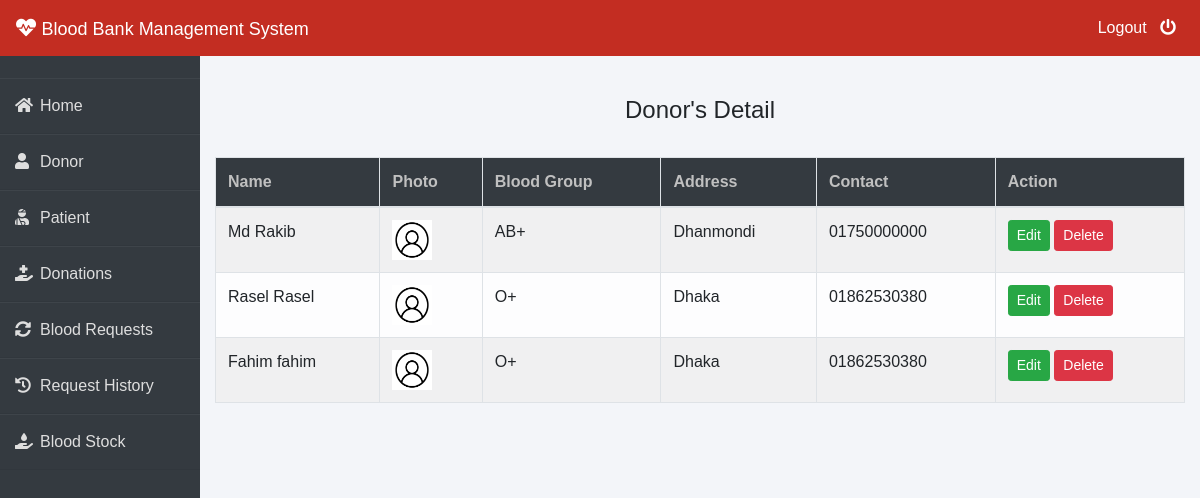
Page /admin-donor (signed in) on the committed database.
### donor/models.py (models this page shows, shortened)
class Donor(models.Model):
    user=models.OneToOneField(User,on_delete=models.CASCADE)
    profile_pic= models.ImageField(upload_to='profile_pic/Donor/',null=True,blank=True)
    bloodgroup=models.CharField(max_length=10)
    address = models.CharField(max_length=40)
    mobile = models.CharField(max_length=20,null=False)
    @property
    def get_name(self):
        return self.user.first_name+" "+self.user.last_name

### blood/views.py (the view)
# urls.py: path('admin-donor', views.admin_donor_view,name='admin-donor'),
@login_required(login_url='adminlogin')
def admin_donor_view(request):
    donors=dmodels.Donor.objects.all()
    return render(request,'blood/admin_donor.html',{'donors':donors})

### templates/blood/admin_donor.html
{% extends 'blood/adminbase.html' %}
{% block content %}
{% load widget_tweaks %}
{%load static%}
<br><br>
<div class="container">
    <H4 class="text-center">Donor's Detail</H4><br>
    <table class="table table-light table-hover table-bordered table-striped">
        <thead class="bg-dark">
            <tr>
                <th scope="col" style="color: rgb(192, 192, 192);">Name</th>
                <th scope="col" style="color: rgb(192, 192, 192);">Photo</th>
                <th scope="col" style="color: rgb(192, 192, 192);">Blood Group</th>
                <th scope="col" style="color: rgb(192, 192, 192);">Address</th>
                <th scope="col" style="color: rgb(192, 192, 192);">Contact</th>
                <th style="color: rgb(192, 192, 192);">Action</th>
            </tr>
        </thead>
        <tbody>
            {% for t in donors %}
            <tr>
                <td> {{t.get_name}}</td>
                <td> <img src="{% static t.profile_pic.url %}" alt="Profile Pic" height="40px" width="40px" /></td>
                <td>{{t.bloodgroup}}</td>
                <td>{{t.address}}</td>
                <td>{{t.mobile}}</td>
                <td>
                    <button class="btn btn-success btn-sm"><a  style="text-decoration: none;color: white;" href="{% url 'update-donor' t.id  %}">Edit</a> </button>
                    <button class="btn btn-danger btn-sm"><a  style="text-decoration: none;color: white;" href="{% url 'delete-donor' t.id  %}">Delete</a> </button>
                </td>
            </tr>
            {% endfor %}
        </tbody>
    </table>
</div>
{% endblock content %}

### templates/blood/adminbase.html (style rules this page uses)
* { margin: 0; padding: 0; box-sizing: border-box; list-style: none; text-decoration: none; font-family: 'Josefin Sans', sans-serif; }
body { background-color: #f3f5f9; }

### rows in the picture
Donor: get_name "Md Rakib", profile_pic (picture), bloodgroup "AB+", address "Dhanmondi", mobile "01750000000"
Donor: get_name "Rasel Rasel", profile_pic (picture), bloodgroup "O+", address "Dhaka", mobile "01862530380"
Donor: get_name "Fahim fahim", profile_pic (picture), bloodgroup "O+", address "Dhaka", mobile "01862530380"
